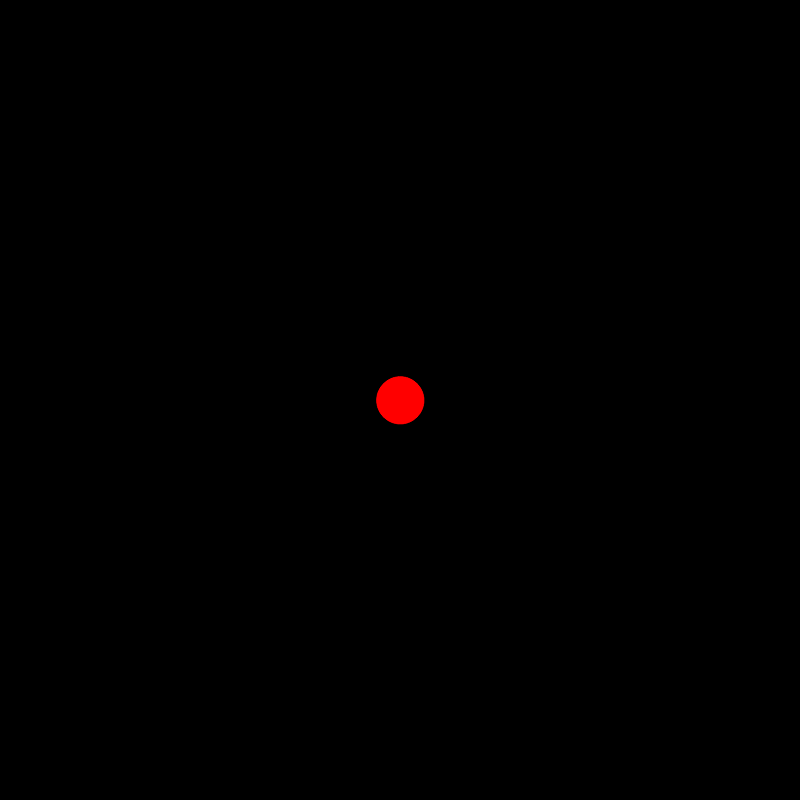
#> input picture OneCircle.png, 800 x 800 px
$ jupyter execute gaussian_mask.ipynb
#> lines starting #> are read from the running program, lines starting #| are printed output that depends on the picture
[cell 1]
import numpy as np
import matplotlib.pyplot as plt
import pylab
from scipy import fftpack
from matplotlib.colors import LogNorm


"""
This section of the code converts the image specified
to a numpy array.  The mean colour of the image is
found, the image dimensions chosen and a colormap
applied.
"""
colour_image = plt.imread('OneCircle.png').astype(float)
image = np.mean(colour_image[0:800,0:800, 0:3], axis=(2,))
plt.figure(figsize=(16,10))
plt.imshow(image, cmap = 'hot', vmin = 0 , vmax = 1)
plt.title('Original Image of Circle')
plt.show()


"""
This section of the code performs a Fourier Transform
of the image.  I logarithmally scaled the frequencies to
enhance smaller frequencies, giving a more detailed image.
"""
image_fft = np.fft.fft2(image)

plt.figure(figsize=(16,10))
plt.imshow(np.abs(image_fft), cmap = 'hot',
           norm=LogNorm(vmin=10,vmax=10000))
plt.colorbar()
plt.title('Fourier transform')
plt.show()
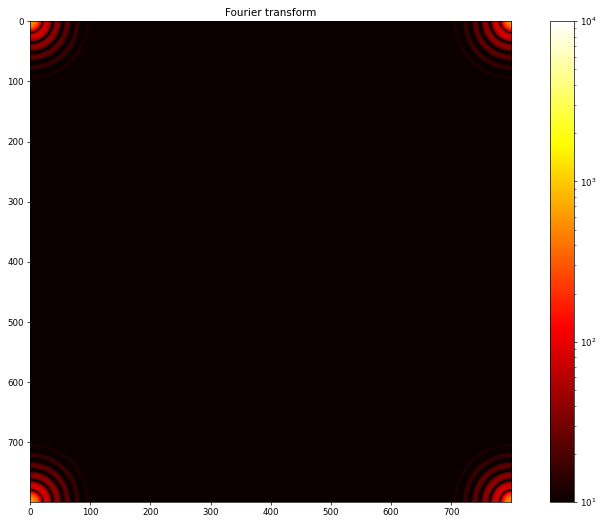
#> figure drawn by matplotlib, 2 panels


"""
For ease of readability, the 0 frequency component
is shifted to the centre of the image.
"""
ftimage = np.fft.fft2(image)
ftimage = np.fft.fftshift(ftimage)
plt.figure(figsize=(16,10))
plt.imshow(np.abs(ftimage), cmap = 'hot',
           norm=LogNorm(vmin=10, vmax=10000))
plt.colorbar()
plt.title('Shifted Spectrum')
plt.show()
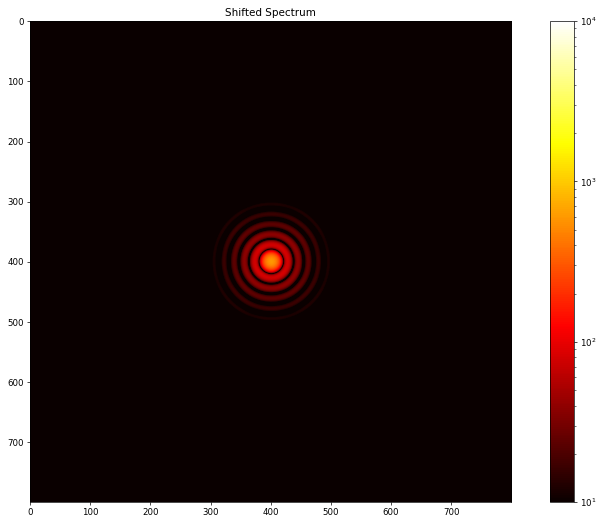
#> figure drawn by matplotlib, 2 panels


"""
Here we create a gaussian filter.  This is essentially a
matrix that convolutes with the frequency values of the
pixels in order to manipulate the image.  Whether that
is sharpening/blurring is determined by the matrix inputs.
"""
sigmax, sigmay = 50, 50

nrows, ncols= 800, 800;
cy, cx = nrows/2, ncols/2
x = np.linspace(0, nrows, nrows)
y = np.linspace(0, ncols, ncols)
X, Y = np.meshgrid(x, y)
mask = np.exp(-(((X-cx)/sigmax)**2 + ((Y-cy)/sigmay)**2))


"""
Here I graph the gaussian mask.
"""
ftimagep = ftimage  * mask;
plt.figure(figsize=(16,10))
plt.imshow(np.abs(mask), cmap ='hot', vmin=0, vmax = 1)
plt.title('Bandpass Mask: 1 means all will pass, 0 is cut')
plt.colorbar()
plt.show()
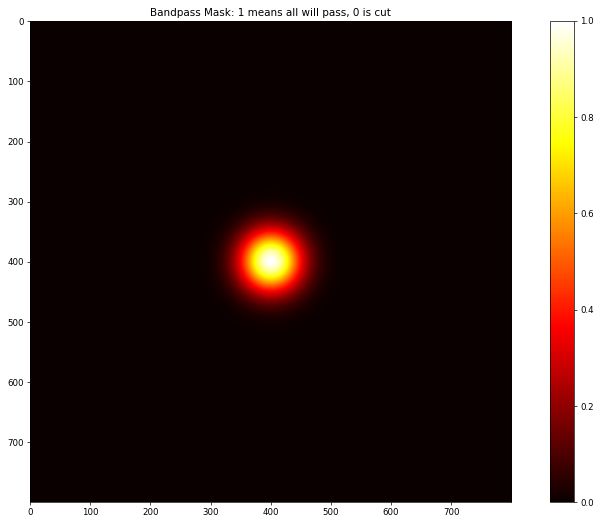
#> figure drawn by matplotlib, 2 panels


"""
I apply the mask to the transform, removing lower frequencies.
This removes 'detail' from the image, applying a blurring effect.
"""
plt.figure(figsize=(16,10))
plt.imshow(np.abs(ftimagep), cmap = 'hot',
           norm=LogNorm(vmin=10 , vmax=10000))
plt.title('Fourier Transform x Mask')
plt.colorbar()
plt.show()
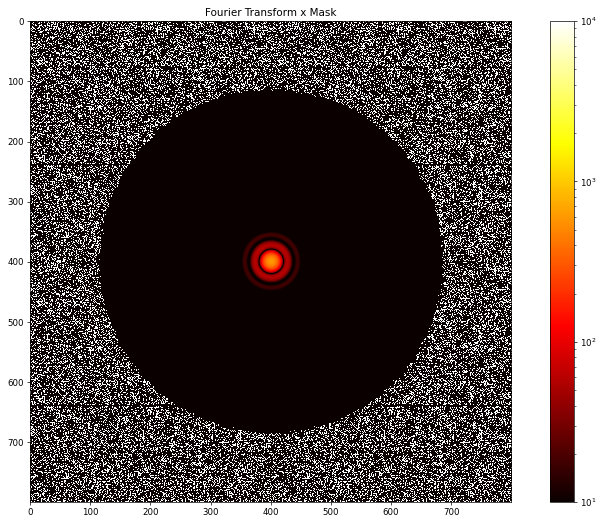
#> figure drawn by matplotlib, 2 panels


"""
I now invert the transform back to image form, with the
lower frequencies removed, the image is blurred.
"""
imagep = np.fft.ifft2(ftimagep)
plt.figure(figsize=(16,10))
plt.imshow(np.abs(imagep), cmap = 'hot', vmin = 0 , vmax=1)
plt.title('Blurred Image of Circle')
plt.show()
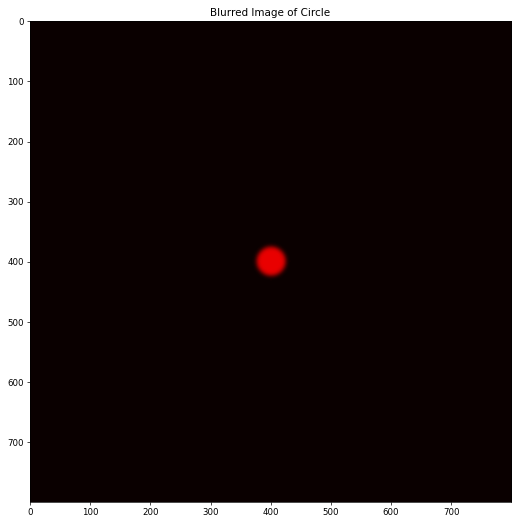
#> figure drawn by matplotlib, 1 panel
